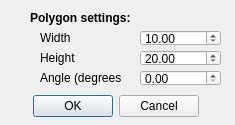
<?xml version="1.0" encoding="UTF-8"?>
<ui version="4.0">
 <class>QRectangleCreator_settings</class>
 <widget class="QDialog" name="QRectangleCreator_settings">
  <property name="geometry">
   <rect>
    <x>0</x>
    <y>0</y>
    <width>235</width>
    <height>125</height>
   </rect>
  </property>
  <property name="minimumSize">
   <size>
    <width>235</width>
    <height>125</height>
   </size>
  </property>
  <property name="maximumSize">
   <size>
    <width>235</width>
    <height>125</height>
   </size>
  </property>
  <property name="windowTitle">
   <string>QRectangleCreattor - settings</string>
  </property>
  <widget class="QDialogButtonBox" name="button_box">
   <property name="geometry">
    <rect>
     <x>0</x>
     <y>90</y>
     <width>231</width>
     <height>32</height>
    </rect>
   </property>
   <property name="orientation">
    <enum>Qt::Horizontal</enum>
   </property>
   <property name="standardButtons">
    <set>QDialogButtonBox::Cancel|QDialogButtonBox::Ok</set>
   </property>
   <property name="centerButtons">
    <bool>true</bool>
   </property>
  </widget>
  <widget class="QLabel" name="label">
   <property name="geometry">
    <rect>
     <x>30</x>
     <y>10</y>
     <width>121</width>
     <height>16</height>
    </rect>
   </property>
   <property name="font">
    <font>
     <weight>75</weight>
     <bold>true</bold>
    </font>
   </property>
   <property name="text">
    <string>Polygon settings:</string>
   </property>
  </widget>
  <widget class="QLabel" name="label_3">
   <property name="geometry">
    <rect>
     <x>40</x>
     <y>30</y>
     <width>81</width>
     <height>16</height>
    </rect>
   </property>
   <property name="text">
    <string>Width</string>
   </property>
  </widget>
  <widget class="QLabel" name="label_4">
   <property name="geometry">
    <rect>
     <x>40</x>
     <y>50</y>
     <width>81</width>
     <height>16</height>
    </rect>
   </property>
   <property name="text">
    <string>Height</string>
   </property>
  </widget>
  <widget class="QLabel" name="label_5">
   <property name="geometry">
    <rect>
     <x>40</x>
     <y>70</y>
     <width>81</width>
     <height>16</height>
    </rect>
   </property>
   <property name="text">
    <string>Angle (degrees)</string>
   </property>
  </widget>
  <widget class="QDoubleSpinBox" name="width">
   <property name="geometry">
    <rect>
     <x>140</x>
     <y>30</y>
     <width>81</width>
     <height>16</height>
    </rect>
   </property>
   <property name="maximum">
    <number>999999999</number>
   </property>
   <property name="value">
    <number>10</number>
   </property>
  </widget>
  <widget class="QDoubleSpinBox" name="height">
   <property name="geometry">
    <rect>
     <x>140</x>
     <y>50</y>
     <width>81</width>
     <height>16</height>
    </rect>
   </property>
   <property name="maximum">
    <number>999999999</number>
   </property>
   <property name="value">
    <number>20</number>
   </property>
  </widget>
  <widget class="QDoubleSpinBox" name="angle">
   <property name="geometry">
    <rect>
     <x>140</x>
     <y>70</y>
     <width>81</width>
     <height>16</height>
    </rect>
   </property>
   <property name="maximum">
    <number>999999999</number>
   </property>
  </widget>
 </widget>
 <resources/>
 <connections>
  <connection>
   <sender>button_box</sender>
   <signal>accepted()</signal>
   <receiver>QRectangleCreator_settings</receiver>
   <slot>accept()</slot>
   <hints>
    <hint type="sourcelabel">
     <x>20</x>
     <y>20</y>
    </hint>
    <hint type="destinationlabel">
     <x>20</x>
     <y>20</y>
    </hint>
   </hints>
  </connection>
  <connection>
   <sender>button_box</sender>
   <signal>rejected()</signal>
   <receiver>QRectangleCreator_settings</receiver>
   <slot>reject()</slot>
   <hints>
    <hint type="sourcelabel">
     <x>20</x>
     <y>20</y>
    </hint>
    <hint type="destinationlabel">
     <x>20</x>
     <y>20</y>
    </hint>
   </hints>
  </connection>
 </connections>
</ui>
